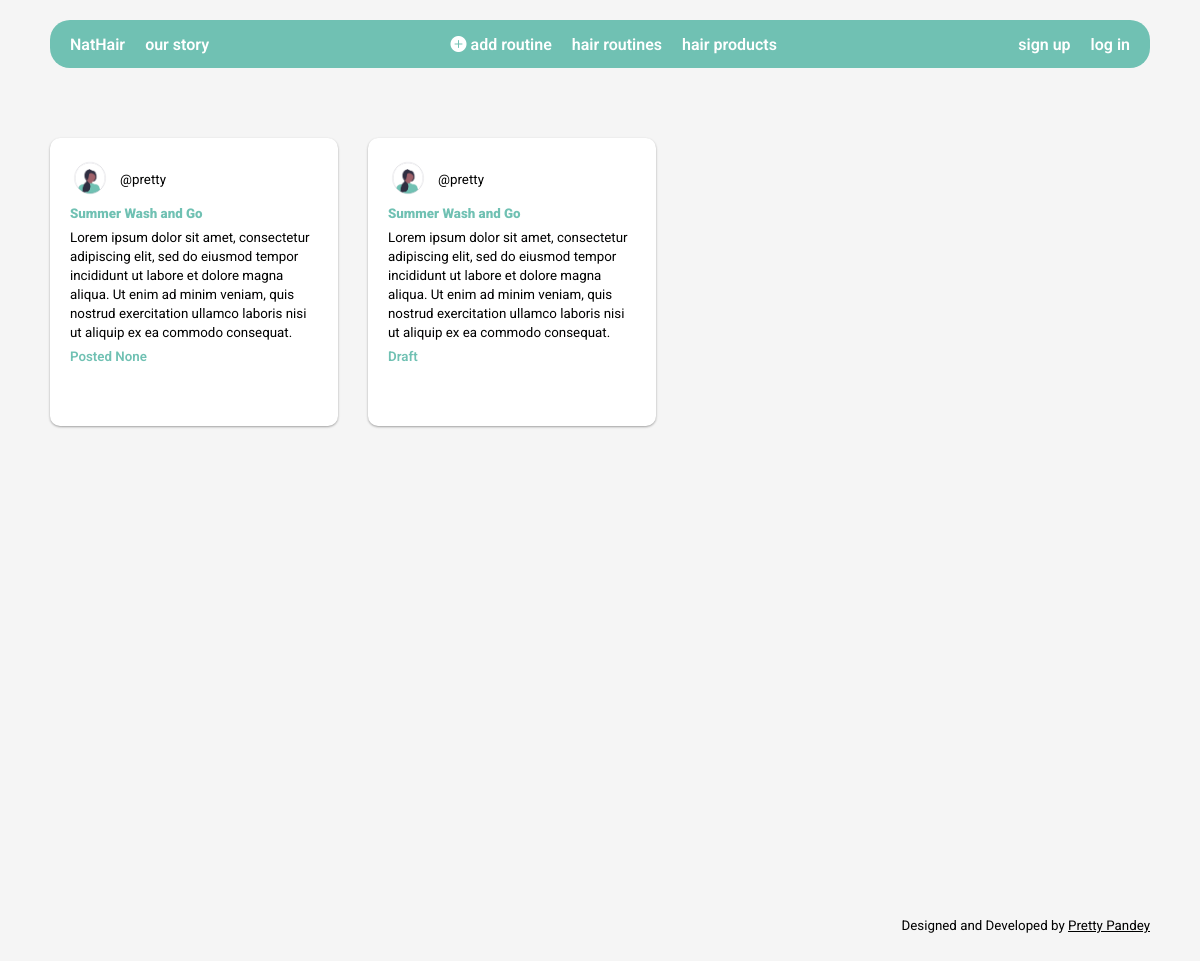
Screenshot of /routines/routines_list with the database file from the repository.
### routines/models.py (models this page shows, shortened)
class HairRoutine(models.Model):
    user = models.ForeignKey(User, on_delete=models.CASCADE)
    name = models.CharField(max_length=255)
    description = models.TextField()
    notes = models.TextField()
    is_draft = models.BooleanField(default=True)
    posted_at = models.DateTimeField(blank=True, null=True)
    likes = models.ManyToManyField(User, related_name='liked_routines', through=Like)

### accounts/models.py (models this page shows, shortened)
class Profile(models.Model):
    user = models.OneToOneField(User, on_delete=models.CASCADE)
    full_name = models.CharField(max_length=255, null=True, blank=True)
    bio = models.TextField(null=True, blank=True)
    profile_pic = models.ImageField(upload_to='profile_pics', default='blank-profile-pic.png')
    location = models.CharField(max_length=255, null=True, blank=True)
    date_of_birth = models.DateField(null=True, blank=True)

### routines/views.py (the view)
# urls.py: path('routines_list', views.routines_list, name='routines_list'),
def routines_list(request):
    template= 'routines_list.html'
    routines = HairRoutine.objects.all()
    context = {
        'routines': routines,
    }
    return render(request, template, context)

### accounts/templatetags/cache_bust.py (called while the page is built)
@register.simple_tag(name='cache_bust')
def cache_bust():
    if settings.DEBUG:
        version = uuid.uuid1()
    else:
        version = os.environ.get('PROJECT_VERSION')
        if version is None:
            version = '1'
    return '__v__={version}'.format(version=version)

### routines/templates/routines_list.html (shortened to what this page needs)
{% extends 'base.html' %}
{% load static %}
{% load cache_bust %}
{% block styles %}
<link rel="stylesheet" href="{% static 'css/routine.css' %}?{% cache_bust %}" />
{% endblock %}
{% block content %}
<div class="routines-wrapper">
    {% if routines %}
    <ul class="routines-list">
        {% for routine in routines %}
        <li>
            <a href="{% url 'routine_detail' routine.id %}">
                <div class="user-info">
                    <img src="{{routine.user.profile.profile_pic.url}}" alt="User Profile Picture">
                    <div class="user-name">
                        <p><small>@{{routine.user.username}}</small></p>
                    </div>
                </div>
                <p class="routine-name"><small>{{routine.name}}</small></p>
                <p><small>{{routine.description}}</small></p>
                {% if routine.is_draft == False %}
                <p class="routine-date"><small>Posted {{routine.posted_at}}</small></p>
                {% elif routine.is_draft == True %}
                <p class="routine-date"><small>Draft</small></p>
                {% endif %}
            </a>
        </li>
    {% endfor %}
    </ul>
{% else %}
    <p class="no-routine-content">You have no saved routines</p>
{% endif %}
</div>
{% endblock %}

### static/css/routine.css (style rules this page uses)
.routines-wrapper { margin: 50px 0; }
.routines-list { list-style-type: none; display: flex; gap: 30px; flex-wrap: wrap; padding-left: 0; }
.routines-list li { width: 18rem; height: 18rem; box-shadow: var(--shadow-3); border-radius: 10px; position: relative; background-color: white; }
.routines-list li a { position:absolute; top: 10px; left: 10px; right: 10px; bottom: 10px; text-decoration: none; padding: 10px; color: var(--black); }
.routines-list li a p { margin:5px 0; }
.routines-list li a .user-info { display: flex; align-items:center; gap: 10px; }
.routines-list li a .user-info .user-name p { margin:0; }
.routines-list li a .user-info img { width: 40px; height: 40px; border-radius: 50%; object-fit: cover; }
.routines-list li a .routine-name { color: var(--green); font-weight: 900; }
.routine-date { color: var(--green); font-weight: 600; margin-top: 20px; }

### static/css/main.css (style rules this page uses)
:root { --black: #000100; --mustard: #EAE0CC; --mouve: #C9ADA1; --olive: #A0A083; --khaki: #798478; --veld: #4D6A6D; --green: #70C1B3; --shadow-1: rgba(0, 0, 0, 0.25) 0px 14px 28px, rgba(0, 0, 0, 0.22) 0px 10px 10px; --shadow-2: rgba(0, 0, 0, 0.16) 0px 3px 6px, rgba(0, 0, 0, 0.23) 0px 3px 6px; --shadow-3: rgba(0, 0, 0, 0.12) 0px 1px 3px, rgba(0, 0, 0, 0.24) 0px 1px 2px; --shadow-4: rgba(50, 50, 93, 0.25) 0px 6px 12px -2px, rgba(0, 0, 0, 0.3) 0px 3px 7px -3px; --shadow-5: rgba(0, 0, 0, 0.24) 0px 3px 8px; --shadow-6: rgba(0, 0, 0, 0.35) 0px 5px 15px; }
html { font-family: 'Roboto', sans-serif; background-color: whitesmoke; }
body { margin:0; }
* { box-sizing: border-box; }

### rows the page displays
HairRoutine: user.profile.profile_pic (placeholder picture), user.username "pretty", name "Summer Wash and Go", description "Lorem ipsum dolor sit amet, consectetur adipiscing elit, sed do eiusmod tempor incididunt ut labore et dolore magna aliqua. Ut enim ad minim veniam, quis nostrud exercitation ullamco laboris nisi ut aliquip ex ea commodo consequat.", posted_at "None"
HairRoutine: user.profile.profile_pic (placeholder picture), user.username "pretty", name "Summer Wash and Go", description "Lorem ipsum dolor sit amet, consectetur adipiscing elit, sed do eiusmod tempor incididunt ut labore et dolore magna aliqua. Ut enim ad minim veniam, quis nostrud exercitation ullamco laboris nisi ut aliquip ex ea commodo consequat.", is_draft "Draft"
